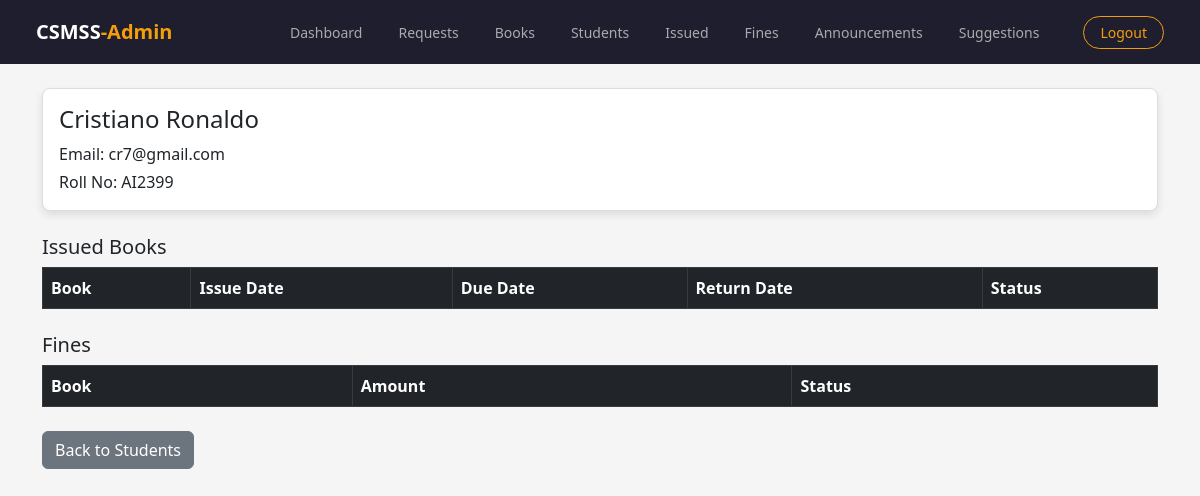
The app's page /admin/students/1 (signed in), older data.
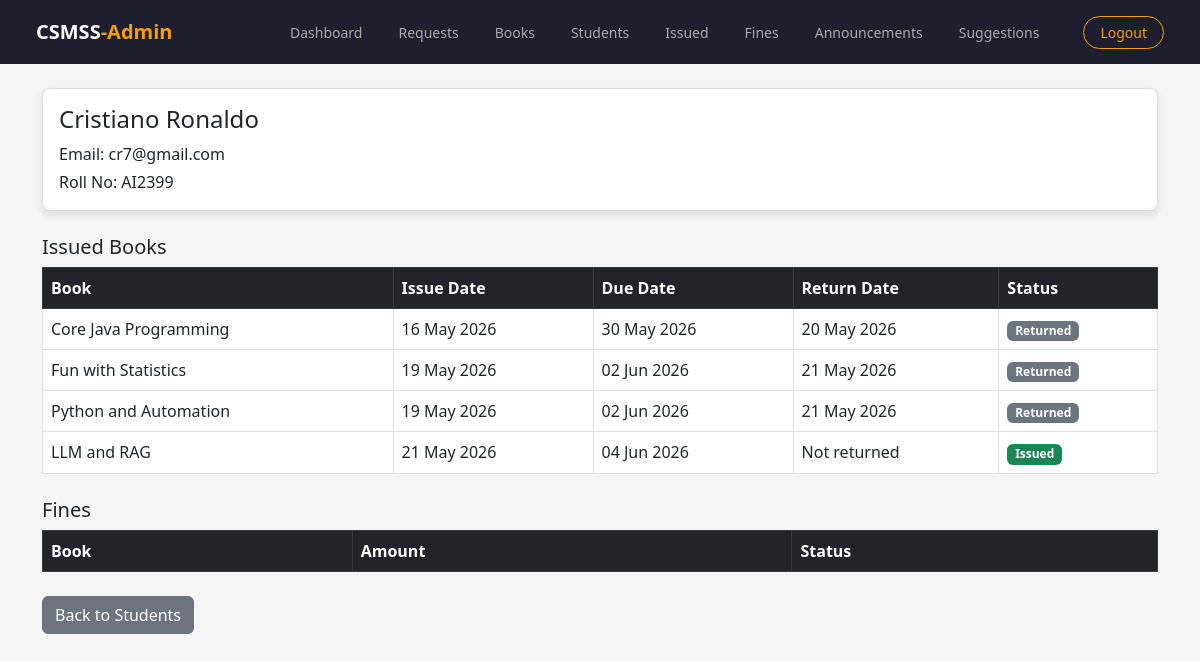
The same page, newer data.
### models.py (models this page shows)
class Issued_books(db.Model):
    __tablename__ = 'Issued_Books'
    id = db.Column(db.Integer, primary_key=True)
    user_id = db.Column(db.Integer, db.ForeignKey('Students.id'), nullable=False)
    book_id = db.Column(db.Integer, db.ForeignKey('Books.id'), nullable=False)
    issue_date  = db.Column(db.DateTime, default=datetime.now(timezone.utc))
    due_date = db.Column(db.DateTime, nullable=True)   # set manually in route
    return_date = db.Column(db.DateTime, nullable=True)   # empty until returned
    status = db.Column(db.Enum(StatusType), nullable=False, default=StatusType.ACTIVE)
    book = db.relationship('Books', backref='issued_records', lazy=True)

class Books(db.Model):
    __tablename__ = 'Books'
    id = db.Column(db.Integer, primary_key=True)
    title = db.Column(db.String(500), nullable=False)
    author = db.Column(db.String(500), nullable=False)
    isbn = db.Column(db.String(140), nullable=False)
    category_id = db.Column(db.Integer, nullable=False)
    total_copies = db.Column(db.Integer, nullable=False)
    available_copies = db.Column(db.Integer, nullable=False)
    cover_image = db.Column(db.String(200))

### app.py (the view)
@app.route('/admin/students/<int:student_id>')
def student_detail(student_id):
    if session.get('role') != 'admin':
        return redirect(url_for('admin_login'))
    student = Student.query.get_or_404(student_id)
    return render_template('admin/student_detail.html', student=student)

### templates/admin/student_detail.html (shortened to what this page needs)
{% extends 'base_admin.html' %}
{% block content %}
<div class="container mt-4">
  <div class="card mb-4 p-3">
    <h4>{{ student.name }}</h4>
    <p class="mb-1">Email: {{ student.email }}</p>
    <p class="mb-0">Roll No: {{ student.roll_number }}</p>
  </div>
  <h5>Issued Books</h5>
  <div class="table-responsive">
<table class="table table-bordered mb-4">
    <thead class="table-dark">
      <tr>
        <th>Book</th>
        <th>Issue Date</th>
        <th>Due Date</th>
        <th>Return Date</th>
        <th>Status</th>
      </tr>
    </thead>
    <tbody>
      {% for record in student.issued_books %}
      <tr>
        <td>{{ record.book.title }}</td>
        <td>{{ record.issue_date.strftime('%d %b %Y') }}</td>
        <td>{{ record.due_date.strftime('%d %b %Y') }}</td>
        <td>
          {% if record.return_date %}
            {{ record.return_date.strftime('%d %b %Y') }}
          {% else %}
            Not returned
          {% endif %}
        </td>
        <td>
          {% if record.status.value == 'issued' %}
            <span class="badge bg-success">Issued</span>
          {% else %}
            <span class="badge bg-secondary">Returned</span>
          {% endif %}
        </td>
      </tr>
      {% endfor %}
    </tbody>
  </table>
</div>
  <h5>Fines</h5>
  <div class="table-responsive">
<table class="table table-bordered">
    <thead class="table-dark">
      <tr>
        <th>Book</th>
        <th>Amount</th>
        <th>Status</th>
      </tr>
    </thead>
  </table>
</div>
  <a href="{{ url_for('manage_students') }}" class="btn btn-secondary mt-2">
    Back to Students
  </a>
</div>
{% endblock %}

Row changes from the older to the newer data that the page shows:
added Issued_books: book "Core Java Programming", issue_date "16 May 2026", due_date "30 May 2026", return_date "20 May 2026", status "Returned"
added Issued_books: book "Fun with Statistics", issue_date "19 May 2026", due_date "02 Jun 2026", return_date "21 May 2026", status "Returned"
added Issued_books: book "Python and Automation", issue_date "19 May 2026", due_date "02 Jun 2026", return_date "21 May 2026", status "Returned"
added Issued_books: book "LLM and RAG", issue_date "21 May 2026", due_date "04 Jun 2026", shows "Not returned", status "Issued"
